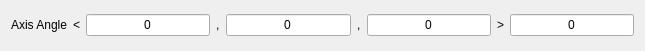
<?xml version="1.0" encoding="UTF-8"?>
<ui version="4.0">
 <class>AxisAngleCalcWidget</class>
 <widget class="QWidget" name="AxisAngleCalcWidget">
  <property name="geometry">
   <rect>
    <x>0</x>
    <y>0</y>
    <width>645</width>
    <height>51</height>
   </rect>
  </property>
  <property name="windowTitle">
   <string>Form</string>
  </property>
  <layout class="QGridLayout" name="gridLayout">
   <item row="0" column="0">
    <widget class="QLabel" name="label_32">
     <property name="text">
      <string>Axis Angle</string>
     </property>
     <property name="alignment">
      <set>Qt::AlignRight|Qt::AlignTrailing|Qt::AlignVCenter</set>
     </property>
    </widget>
   </item>
   <item row="0" column="2">
    <widget class="QLineEdit" name="aa1">
     <property name="minimumSize">
      <size>
       <width>118</width>
       <height>20</height>
      </size>
     </property>
     <property name="toolTip">
      <string/>
     </property>
     <property name="text">
      <string>0</string>
     </property>
     <property name="alignment">
      <set>Qt::AlignCenter</set>
     </property>
    </widget>
   </item>
   <item row="0" column="6">
    <widget class="QLineEdit" name="aa3">
     <property name="minimumSize">
      <size>
       <width>118</width>
       <height>20</height>
      </size>
     </property>
     <property name="toolTip">
      <string/>
     </property>
     <property name="text">
      <string>0</string>
     </property>
     <property name="alignment">
      <set>Qt::AlignCenter</set>
     </property>
    </widget>
   </item>
   <item row="0" column="4">
    <widget class="QLineEdit" name="aa2">
     <property name="minimumSize">
      <size>
       <width>118</width>
       <height>20</height>
      </size>
     </property>
     <property name="toolTip">
      <string/>
     </property>
     <property name="text">
      <string>0</string>
     </property>
     <property name="alignment">
      <set>Qt::AlignCenter</set>
     </property>
    </widget>
   </item>
   <item row="0" column="8">
    <widget class="QLineEdit" name="aa4">
     <property name="minimumSize">
      <size>
       <width>118</width>
       <height>20</height>
      </size>
     </property>
     <property name="toolTip">
      <string/>
     </property>
     <property name="text">
      <string>0</string>
     </property>
     <property name="alignment">
      <set>Qt::AlignCenter</set>
     </property>
    </widget>
   </item>
   <item row="0" column="1">
    <widget class="QLabel" name="label">
     <property name="text">
      <string>&lt;</string>
     </property>
    </widget>
   </item>
   <item row="0" column="5">
    <widget class="QLabel" name="label_4">
     <property name="text">
      <string>,</string>
     </property>
    </widget>
   </item>
   <item row="0" column="3">
    <widget class="QLabel" name="label_3">
     <property name="text">
      <string>,</string>
     </property>
    </widget>
   </item>
   <item row="0" column="7">
    <widget class="QLabel" name="label_2">
     <property name="text">
      <string>&gt;</string>
     </property>
    </widget>
   </item>
  </layout>
 </widget>
 <tabstops>
  <tabstop>aa1</tabstop>
  <tabstop>aa2</tabstop>
  <tabstop>aa3</tabstop>
  <tabstop>aa4</tabstop>
 </tabstops>
 <resources/>
 <connections/>
</ui>
